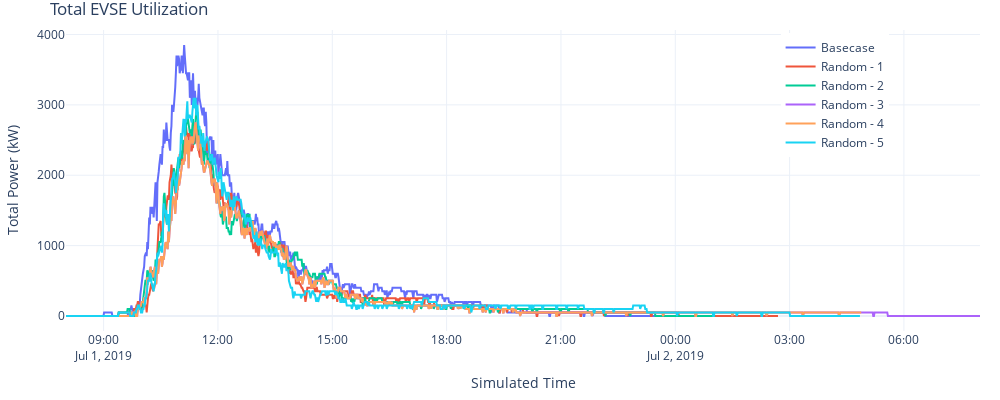

Here is the notebook cell this chart was saved with:
### Markdown cell above
#### 5.4 EVSE Utilization

### Code cell
#fig = px.line(evse_util, x="datetime", y="total_power", color='analysis_id', name=['Basecase', 'Scenario - 1', 'Scenario - 2', 'Scenario - 3'], range_x=['2019-07-01 06:00','2019-07-02'])

fig = go.Figure()
fig.add_trace(go.Scatter(x=evse_util[evse_util['analysis_id'] == 307]['datetime'], y=evse_util[evse_util['analysis_id'] == 307]['total_power'],
                    mode='lines',
                    name='Basecase'))
fig.add_trace(go.Scatter(x=evse_util[evse_util['analysis_id'] == 396]['datetime'], y=evse_util[evse_util['analysis_id'] == 396]['total_power'],
                    mode='lines',
                    name='Random - 1'))
fig.add_trace(go.Scatter(x=evse_util[evse_util['analysis_id'] == 397]['datetime'], y=evse_util[evse_util['analysis_id'] == 397]['total_power'],
                    mode='lines',
                    name='Random - 2'))
fig.add_trace(go.Scatter(x=evse_util[evse_util['analysis_id'] == 398]['datetime'], y=evse_util[evse_util['analysis_id'] == 398]['total_power'],
                    mode='lines',
                    name='Random - 3'))
fig.add_trace(go.Scatter(x=evse_util[evse_util['analysis_id'] == 399]['datetime'], y=evse_util[evse_util['analysis_id'] == 398]['total_power'],
                    mode='lines',
                    name='Random - 4'))
fig.add_trace(go.Scatter(x=evse_util[evse_util['analysis_id'] == 400]['datetime'], y=evse_util[evse_util['analysis_id'] == 400]['total_power'],
                    mode='lines',
                    name='Random - 5'))

fig.update_layout(title="Total EVSE Utilization",
                  yaxis_title="Total Power (kW)", 
                  xaxis_title="Simulated Time", 
                  uniformtext_minsize=8, 
                  uniformtext_mode='hide', 
                  width=1000, 
                  height=400, 
                  margin=dict(l=20, r=20, t=30, b=20), template='plotly_white', showlegend=True, legend=dict(
    yanchor="top",
    y=0.99,
    xanchor="right",
    x=0.9
))
fig.show()

### Figure 1 — Plotly figure (JSON) as saved in the notebook; plotly's stock layout.template omitted (floating-point values rounded to 4 significant figures; data arrays with more than 128 entries replaced by an {"elided": "..."} marker saying what was removed)
{"data": [{"mode": "lines", "name": "Basecase", "type": "scatter", "x": {"elided": "957 str values"}, "y": {"elided": "957 int values"}}, {"mode": "lines", "name": "Random - 1", "type": "scatter", "x": {"elided": "1122 str values"}, "y": {"elided": "1122 int values"}}, {"mode": "lines", "name": "Random - 2", "type": "scatter", "x": {"elided": "1023 str values"}, "y": {"elided": "1023 int values"}}, {"mode": "lines", "name": "Random - 3", "type": "scatter", "x": {"elided": "1440 str values"}, "y": {"elided": "1440 int values"}}, {"mode": "lines", "name": "Random - 4", "type": "scatter", "x": {"elided": "1253 str values"}, "y": {"elided": "1440 int values"}}, {"mode": "lines", "name": "Random - 5", "type": "scatter", "x": {"elided": "1251 str values"}, "y": {"elided": "1251 int values"}}], "layout": {"height": 400, "legend": {"x": 0.9, "xanchor": "right", "y": 0.99, "yanchor": "top"}, "margin": {"b": 20, "l": 20, "r": 20, "t": 30}, "showlegend": true, "title": {"text": "Total EVSE Utilization"}, "uniformtext": {"minsize": 8, "mode": "hide"}, "width": 1000, "xaxis": {"autorange": true, "range": ["2019-07-01 08:00:46", "2019-07-02 07:59:46"], "title": {"text": "Simulated Time"}, "type": "date"}, "yaxis": {"autorange": true, "range": [-213.9, 4064.0], "title": {"text": "Total Power (kW)"}, "type": "linear"}}}
